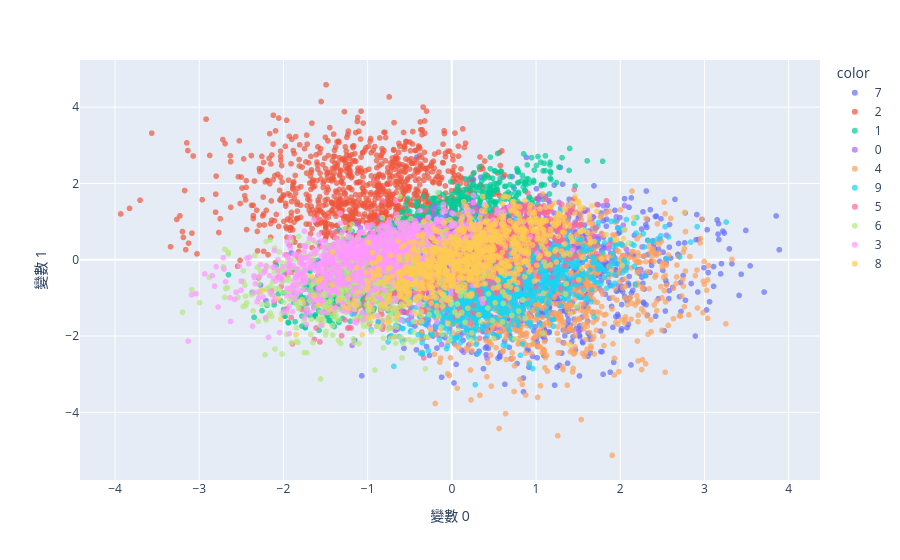

Write notebook code for a chart like this one.
### Code cell
fig = px.scatter(encoded_samples, x='變數 0', y='變數 1', color=encoded_samples.label.astype(str), opacity=0.7)
fig

### Figure 1 — Plotly figure (JSON) as saved in the notebook; plotly's stock layout.template omitted (floating-point values rounded to 4 significant figures; data arrays with more than 128 entries replaced by an {"elided": "..."} marker saying what was removed)
{"data": [{"hovertemplate": "color=7<br>變數 0=%{x}<br>變數 1=%{y}<extra></extra>", "legendgroup": "7", "marker": {"color": "#636efa", "opacity": 0.7, "symbol": "circle"}, "mode": "markers", "name": "7", "showlegend": true, "type": "scattergl", "x": {"elided": "1028 float values"}, "xaxis": "x", "y": {"elided": "1028 float values"}, "yaxis": "y"}, {"hovertemplate": "color=2<br>變數 0=%{x}<br>變數 1=%{y}<extra></extra>", "legendgroup": "2", "marker": {"color": "#EF553B", "opacity": 0.7, "symbol": "circle"}, "mode": "markers", "name": "2", "showlegend": true, "type": "scattergl", "x": {"elided": "1032 float values"}, "xaxis": "x", "y": {"elided": "1032 float values"}, "yaxis": "y"}, {"hovertemplate": "color=1<br>變數 0=%{x}<br>變數 1=%{y}<extra></extra>", "legendgroup": "1", "marker": {"color": "#00cc96", "opacity": 0.7, "symbol": "circle"}, "mode": "markers", "name": "1", "showlegend": true, "type": "scattergl", "x": {"elided": "1135 float values"}, "xaxis": "x", "y": {"elided": "1135 float values"}, "yaxis": "y"}, {"hovertemplate": "color=0<br>變數 0=%{x}<br>變數 1=%{y}<extra></extra>", "legendgroup": "0", "marker": {"color": "#ab63fa", "opacity": 0.7, "symbol": "circle"}, "mode": "markers", "name": "0", "showlegend": true, "type": "scattergl", "x": {"elided": "980 float values"}, "xaxis": "x", "y": {"elided": "980 float values"}, "yaxis": "y"}, {"hovertemplate": "color=4<br>變數 0=%{x}<br>變數 1=%{y}<extra></extra>", "legendgroup": "4", "marker": {"color": "#FFA15A", "opacity": 0.7, "symbol": "circle"}, "mode": "markers", "name": "4", "showlegend": true, "type": "scattergl", "x": {"elided": "982 float values"}, "xaxis": "x", "y": {"elided": "982 float values"}, "yaxis": "y"}, {"hovertemplate": "color=9<br>變數 0=%{x}<br>變數 1=%{y}<extra></extra>", "legendgroup": "9", "marker": {"color": "#19d3f3", "opacity": 0.7, "symbol": "circle"}, "mode": "markers", "name": "9", "showlegend": true, "type": "scattergl", "x": {"elided": "1009 float values"}, "xaxis": "x", "y": {"elided": "1009 float values"}, "yaxis": "y"}, {"hovertemplate": "color=5<br>變數 0=%{x}<br>變數 1=%{y}<extra></extra>", "legendgroup": "5", "marker": {"color": "#FF6692", "opacity": 0.7, "symbol": "circle"}, "mode": "markers", "name": "5", "showlegend": true, "type": "scattergl", "x": {"elided": "892 float values"}, "xaxis": "x", "y": {"elided": "892 float values"}, "yaxis": "y"}, {"hovertemplate": "color=6<br>變數 0=%{x}<br>變數 1=%{y}<extra></extra>", "legendgroup": "6", "marker": {"color": "#B6E880", "opacity": 0.7, "symbol": "circle"}, "mode": "markers", "name": "6", "showlegend": true, "type": "scattergl", "x": {"elided": "958 float values"}, "xaxis": "x", "y": {"elided": "958 float values"}, "yaxis": "y"}, {"hovertemplate": "color=3<br>變數 0=%{x}<br>變數 1=%{y}<extra></extra>", "legendgroup": "3", "marker": {"color": "#FF97FF", "opacity": 0.7, "symbol": "circle"}, "mode": "markers", "name": "3", "showlegend": true, "type": "scattergl", "x": {"elided": "1010 float values"}, "xaxis": "x", "y": {"elided": "1010 float values"}, "yaxis": "y"}, {"hovertemplate": "color=8<br>變數 0=%{x}<br>變數 1=%{y}<extra></extra>", "legendgroup": "8", "marker": {"color": "#FECB52", "opacity": 0.7, "symbol": "circle"}, "mode": "markers", "name": "8", "showlegend": true, "type": "scattergl", "x": {"elided": "974 float values"}, "xaxis": "x", "y": {"elided": "974 float values"}, "yaxis": "y"}], "layout": {"legend": {"title": {"text": "color"}, "tracegroupgap": 0}, "margin": {"t": 60}, "xaxis": {"anchor": "y", "domain": [0, 1], "title": {"text": "變數 0"}}, "yaxis": {"anchor": "x", "domain": [0, 1], "title": {"text": "變數 1"}}}}
